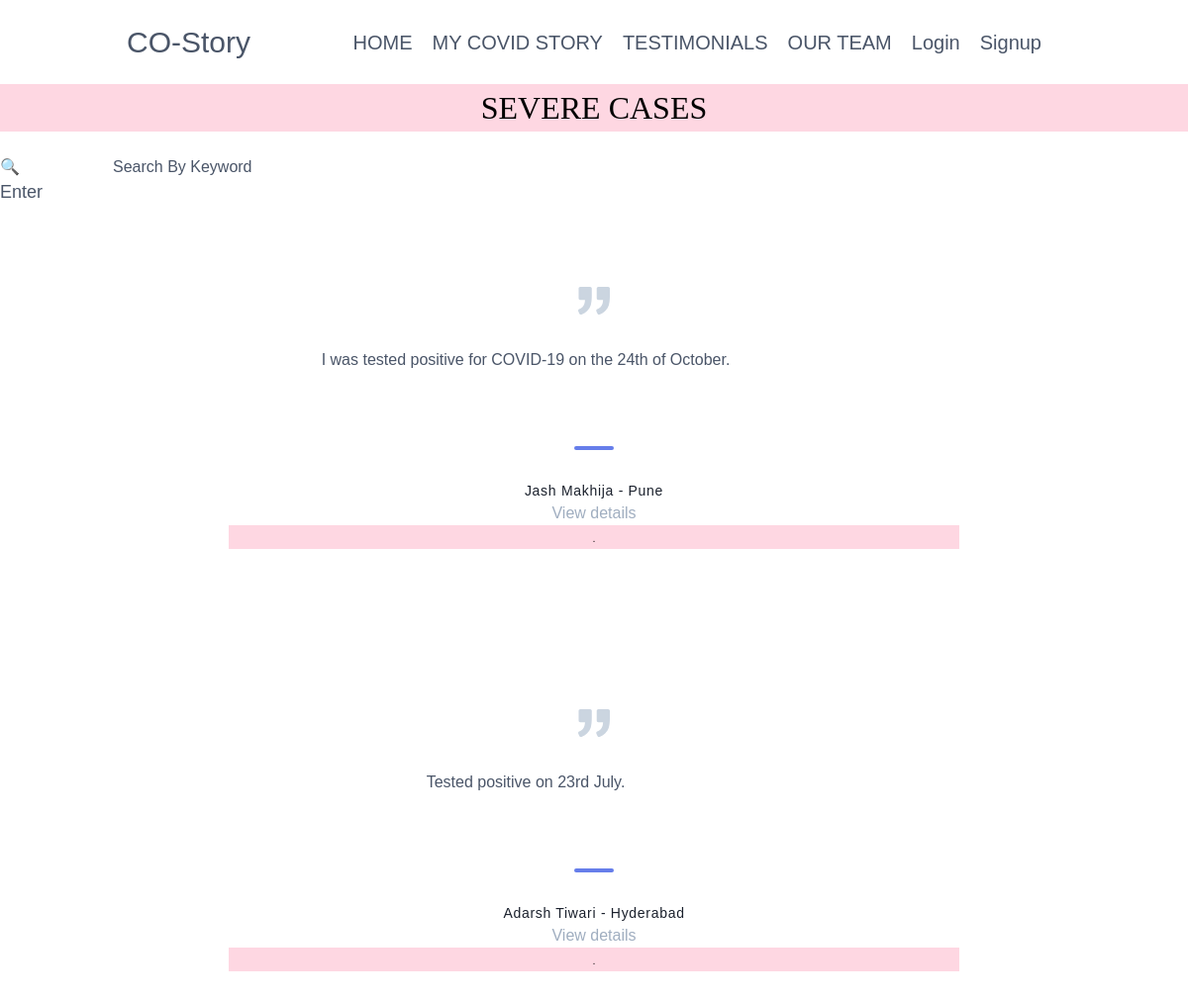
Page /Severe/ on the earlier database version.
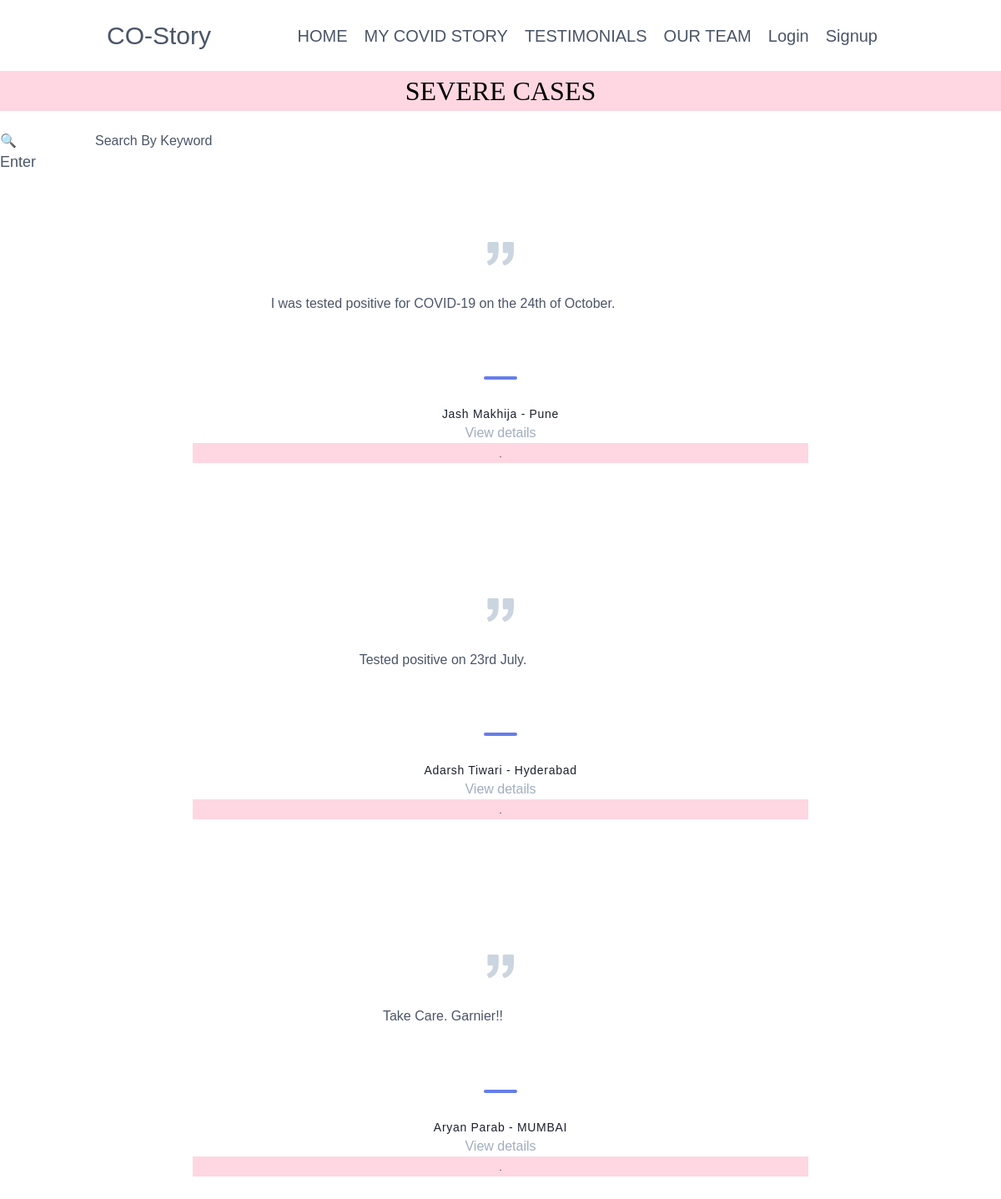
Same page on the later database version.
### page/models.py (models this page shows, shortened)
class Article(models.Model):
	user = models.ForeignKey(settings.AUTH_USER_MODEL,
		on_delete=models.CASCADE,blank=True,null=True)
	name = models.CharField(max_length=25,default="",null=False,blank=False)
	email = models.EmailField(default="",null=False,blank=False)
	state =	models.CharField(max_length=20,default="",null=False,blank=False)
	city =	models.CharField(max_length=20,default="",null=False,blank=False)
	type_of_case =	models.CharField(max_length=20, default="")
	age_group =		models.CharField(max_length=20, default="")
	description =	models.TextField(default="",null=False,blank=False)
	def get_absolute_url(self):
		return reverse("page:page-detail",kwargs={"id":self.id})

### page/views.py (the view)
# urls.py: path("Severe/",ArticleListViewSevere,name="page-Severe"),
def ArticleListViewSevere(request):
	qs = Article.objects.filter(type_of_case__icontains='Severe')
	template_name='Severe.html'
	keyword_search = request.GET.get("search_keyword")
	if keyword_search != '' and keyword_search is not None:
		qs=qs.filter(name__icontains=keyword_search) | qs.filter(city__icontains=keyword_search )|qs.filter(state__icontains=keyword_search)|qs.filter(description__icontains=keyword_search)
	context = {
	"qs" : qs
	}
	return render(request,template_name,context )

### templates/Severe.html (shortened to what this page needs)
    {% extends 'index.html' %}
       {% block content %}
       <header>
    <section class="text-gray-700 body-font bg-pink-200">
        <h1><center><font face ="DIN Next Light" size="6" color="black">SEVERE CASES</font></center></h1>
    </section>
</header>
<body>
  <br>
  <div class="self-end">
  <form method="GET" class="text-gray-700 body-font" class="form-inline my-2 my-lg-0">{% csrf_token %}
  <input type="search" name="search_keyword" label="Search By Keyword" font face ="DIN Next Light" size = "10" color="black" class="form-control mr-sm-2" type="search" placeholder="&#128269;">Search By Keyword</input>
 <br>
 <button style="width:160;height:24; background-color:"white" type="submit" type="button" class="btn btn-outline-danger" ><font size = "4">Enter</font></button>
</form>
</div>
  {%for i in qs%}
  <section class="text-gray-700 body-font">
  <div class="container px-5 py-20 mx-auto">
    <div class="xl:w-1/2 lg:w-3/4 w-full mx-auto text-center">
      <p  style="width: 600px;
  overflow: hidden;height: 4.2em;
  text-overflow: -o-ellipsis-lastline;">{{i.description}}</p>
      <span class="inline-block h-1 w-10 rounded bg-indigo-500 mt-8 mb-6"></span>
      <h2 class="text-gray-900 font-medium title-font tracking-wider text-sm">{{i.name}} - {{i.city}}</h2>
     <a href='{{i.get_absolute_url}}'><p class="text-gray-500">View details</p></a>
	 <section class="text-gray-700 body-font bg-pink-200">
        <h1><center><font face ="DIN Next Light" size = "1" color="black">.</font></center></h1>
    </section>
    </div>
  </div>
</section>
  {% endfor %}
</body>
{% endblock %}

### templates/index.html (shortened to what this page needs)
    <!DOCTYPE html>
    <html lang="en">
    <head>
        <link href="https://unpkg.com/tailwindcss@^1.0/dist/tailwind.min.css" rel="stylesheet">
        <link href='style.css' rel='stylesheet'>
    </head>
    <body>
        <header class="text-gray-700 body-font">
             <div class="container mx-auto flex flex-wrap p-5 flex-col md:flex-row items-center" >
               <a href="./index.html" class="flex title-font font-medium items-center text-gray-900 mb-4 md:mb-0">
                 <div style="font-family:'Lucida Sans', 'Lucida Sans Regular', 'Lucida Grande', 'Lucida Sans Unicode', Geneva, Verdana, sans-serif">
                <span><a href="{% url 'page:page-home' %}" class="ml-5 text-3xl">CO-Story </a></span>
              </div>
              </a>
              <nav class="md:ml-auto md:mr-5 flex flex-wrap items-center text-base fixed-center text-xl">
           <a href="{% url 'page:page-home' %}" class="mr-5 hover:text-gray-900">HOME</a>
           <a href="{% url 'page:page-create' %}" class="mr-5 hover:text-gray-900">MY COVID STORY</a>
           <a href="{% url 'page:page-alltestimonials' %}" class="mr-5 hover:text-gray-900">TESTIMONIALS</a>
           <a href="{% url 'page:page-ourteam' %}" class="mr-5 hover:text-gray-900">OUR TEAM</a>
           {% if request.user.is_authenticated %}
          <h4>Hi {{user.username}}</h4>
           <a href="{% url 'account_logout' %}" class="mr-5 hover:text-gray-900">Logout</a>
           {% else %}
           <a href="{% url 'account_login' %}" class="mr-5 hover:text-gray-900">Login</a>
           <a href="{% url 'account_signup'%}" class="mr-5 hover:text-gray-900">Signup</a>
           {% endif %}
         </nav>
            </div>
          </header>
          {% block content %}{% endblock %}
        </body>
    </html>

### static/css/style.css (style rules this page uses)
html, body, .view { height: 100%; }

### templates/index.html (style rules this page uses)
body { background: url("https://cfsw.org/wp-content/uploads/when-wear-mask-in-public-advice-cdc-e1586288268484.jpg" ); background-size: cover; background-repeat: repeat; background-attachment: scroll; font-family: Arial; color: white; }

### templates/Severe.html (style rules this page uses)
body { background: url("https://wallpaperaccess.com/full/1668903.jpg" ) no-repeat; background-size: cover; font-family: Arial; color: white; }

Differences in the rows shown:
added Article: description "Take Care. Garnier!!", name "Aryan Parab", city "MUMBAI"
